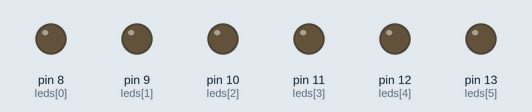
The sketch below on a simulated Arduino Uno, built with avr-gcc and run on an emulated ATmega328P. Shown: output pins drawn as LEDs (lit = HIGH).

Above: at 0.5 s.
At 1.5 s:
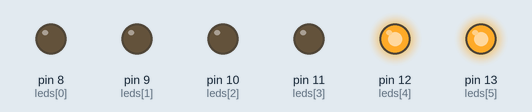
At 3.5 s:
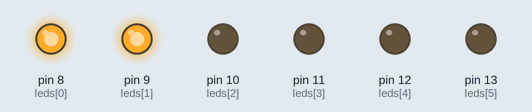
At 5.5 s:
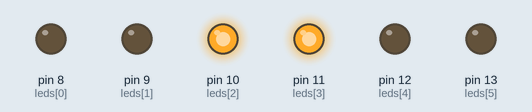
Timing chart, 0 to 6.9 s (numbered marks = the images above):
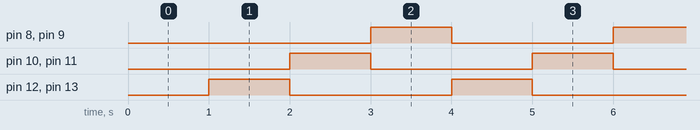

The sketch:

LEDsemaforMillis.ino
```cpp
const int leds[] = {8, 9, 10, 11, 12, 13}; // 0,1 = green; 2,3 = yellow; 4,5 = red
const int ledCount = 6;
const long LEDDuration = 1000;
unsigned long previous_time = 0;

void setup() {
  for (int i = 0; i < ledCount; i++)
  {
    pinMode(leds[i], OUTPUT);
  }

}

void loop() {
  unsigned long current_time = millis();
  if (current_time - previous_time >= LEDDuration)
  {
    previous_time = current_time;
    if (digitalRead(leds[4]) == HIGH)
    {
      allOff();
      yellowOn();
    }
    else if (digitalRead(leds[3]) == HIGH)
    {
      allOff();
      greenOn();
    }
    else
    {
      allOff();
      redOn();
    }
  }
}

void redOn()
{
  digitalWrite(leds[4], HIGH);
  digitalWrite(leds[5], HIGH);
}


void yellowOn()
{
  digitalWrite(leds[3], HIGH);
  digitalWrite(leds[2], HIGH);
}


void greenOn()
{
  digitalWrite(leds[0], HIGH);
  digitalWrite(leds[1], HIGH);
}

int allOff()
{
  for (int i = 0; i < ledCount; i++)
  {
    digitalWrite(leds[i], LOW);
  }
}
```

Measured:
- by itself, pin 8 (leds[0]), pin 9 (leds[1]), pin 10 (leds[2]), pin 11 (leds[3]), pin 12 (leds[4]), pin 13 (leds[5]): alternates HIGH for 1.0 s and LOW for 2.0 s
- by itself, everything shown: repeats every 3.0 s, in 3 steps
